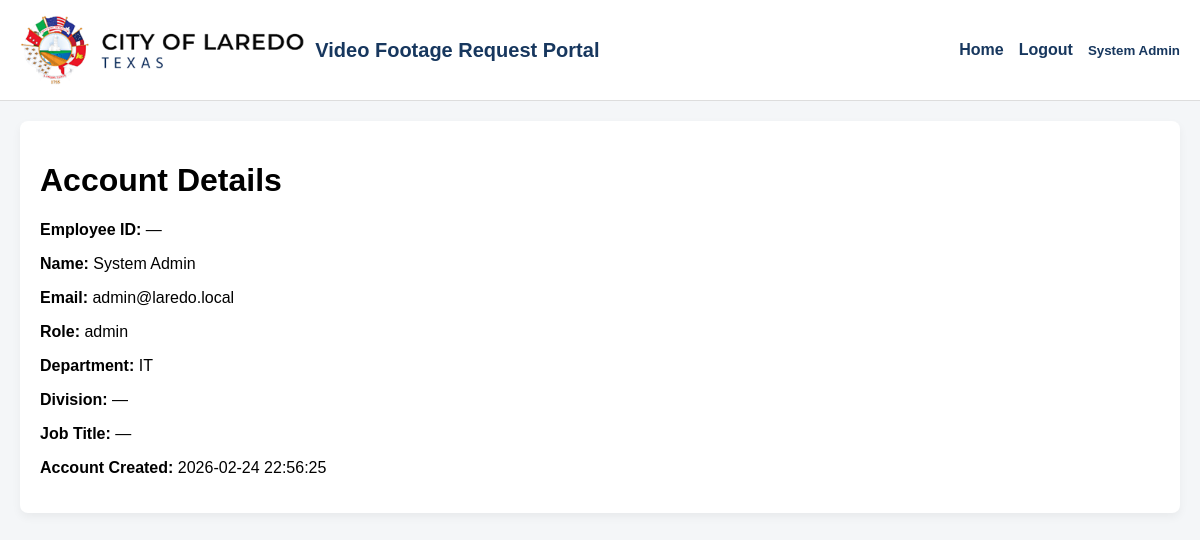
/account (signed in), run on the app's committed database.
### tables this page shows
CREATE TABLE users (
  id INTEGER PRIMARY KEY AUTOINCREMENT,
  first_name TEXT NOT NULL,
  last_name  TEXT NOT NULL,
  email      TEXT NOT NULL UNIQUE,
  password_hash TEXT NOT NULL,
  role TEXT NOT NULL CHECK (role IN ('requestor','director','tech','admin')),
  department TEXT,
  is_active INTEGER NOT NULL DEFAULT 1,
  created_at TEXT NOT NULL DEFAULT (datetime('now')),
  updated_at TEXT NOT NULL DEFAULT (datetime('now'))
, employee_id TEXT, division TEXT, job_title TEXT);

### app.py (the view)
    @app.route("/account")
    @login_required
    def account_details():
        db = get_db()
        user = db.execute(
            """
            SELECT employee_id, first_name, last_name, email, role, department, division, job_title, created_at
            FROM users
            WHERE id = ?
            """,
            (session["user_id"],)
        ).fetchone()
        return render_template("account_details.html", user=user)

### auth.py (called while the page is built)
def login_required(view):
    @wraps(view)
    def wrapped(*args, **kwargs):
        if session.get("user_id") is None:
            return redirect(url_for("login"))
        return view(*args, **kwargs)
    return wrapped

### db.py (called while the page is built)
def get_db():
    if "db" not in g:
        g.db = sqlite3.connect(current_app.config["DATABASE"])
        g.db.row_factory = sqlite3.Row
        g.db.execute("PRAGMA foreign_keys = ON;")
    return g.db

### templates/account_details.html (shortened to what this page needs)
{% extends "base.html" %}
{% block content %}
  <div class="card">
    <h1>Account Details</h1>
    <p><strong>Employee ID:</strong> {{ user["employee_id"] or "—" }}</p>
    <p><strong>Name:</strong> {{ user["first_name"] }} {{ user["last_name"] }}</p>
    <p><strong>Email:</strong> {{ user["email"] }}</p>
    <p><strong>Role:</strong> {{ user["role"] }}</p>
    <p><strong>Department:</strong> {{ user["department"] or "—" }}</p>
    <p><strong>Division:</strong> {{ user["division"] or "—" }}</p>
    <p><strong>Job Title:</strong> {{ user["job_title"] or "—" }}</p>
    <p><strong>Account Created:</strong> {{ user["created_at"] }}</p>
  </div>
{% endblock %}

### templates/base.html (shortened to what this page needs)
<!DOCTYPE html>
<html lang="en">
<head>
</head>
<body>
    <div class="header {% if request.endpoint == 'login' %}login-header{% endif %}">
        <div class="brand">
            <img src="{{ url_for('static', filename='img/laredo_logo.png') }}" alt="Laredo Logo">
            <span>Video Footage Request Portal</span>
        </div>
        {% if request.endpoint != 'login' %}
        <div class="nav">
            {% if current_user %}
                <a href="{{ url_for('home') }}">Home</a>
                <a href="{{ url_for('logout') }}">Logout</a>
                <div class="user-menu" id="userMenu">
                    <button type="button" class="user-toggle" onclick="toggleUserMenu()">
                        {{ current_user["first_name"] }} {{ current_user["last_name"] }}
                    </button>
                </div>
            {% else %}
                <a href="{{ url_for('login') }}">Login</a>
                <a href="{{ url_for('create_account') }}">Create Account</a>
            {% endif %}
        </div>
        {% endif %}
    </div>
    <div class="{% block container_class %}container{% endblock %}">
        {% block content %}{% endblock %}
    </div>
</body>
</html>

### templates/base.html (style rules this page uses)
body { margin: 0; font-family: Arial, sans-serif; background: #f4f6f8; }
.header { background: white; padding: 15px 20px; display: flex; align-items: center; border-bottom: 1px solid #ddd; }
.brand { font-weight: bold; color: #17375e; font-size: 20px; display: flex; align-items: center; gap: 10px; }
.brand img { height: 70px; width: auto; }
.nav { display: flex; align-items: center; gap: 15px; margin-left: auto; }
.nav a { text-decoration: none; color: #17375e; font-weight: bold; }
.container { padding: 20px; }
.card { background: white; padding: 20px; margin-bottom: 20px; border-radius: 8px; box-shadow: 0 4px 10px rgba(0,0,0,0.05); }
button { background: #c9a227; border: none; padding: 10px 15px; font-weight: bold; cursor: pointer; border-radius: 5px; }
.user-menu { position: relative; display: inline-block; }
.user-toggle { display: flex; align-items: center; gap: 8px; background: none; border: none; cursor: pointer; font-weight: bold; color: #17375e; padding: 0; }

### data on the page
users: first_name "System", last_name "Admin", email "admin@laredo.local", role "admin", department "IT", created_at "2026-02-24 22:56:25"

### other printed values
{{ user["employee_id"] or "—" }} "—"
{{ user["division"] or "—" }} "—"
{{ user["job_title"] or "—" }} "—"
